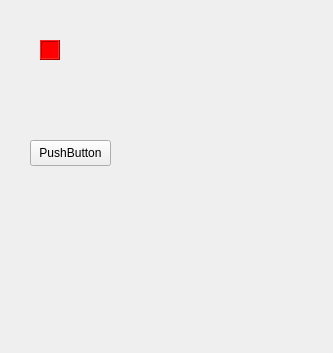
<?xml version="1.0" encoding="UTF-8"?>
<ui version="4.0">
 <class>MainWindow</class>
 <widget class="QMainWindow" name="MainWindow">
  <property name="geometry">
   <rect>
    <x>0</x>
    <y>0</y>
    <width>333</width>
    <height>353</height>
   </rect>
  </property>
  <property name="windowTitle">
   <string>MainWindow</string>
  </property>
  <widget class="QWidget" name="centralwidget">
   <widget class="QLabel" name="lblBlock">
    <property name="geometry">
     <rect>
      <x>40</x>
      <y>40</y>
      <width>20</width>
      <height>20</height>
     </rect>
    </property>
    <property name="styleSheet">
     <string notr="true">background-color: rgb(255, 0, 0);</string>
    </property>
    <property name="frameShape">
     <enum>QFrame::Shape::Box</enum>
    </property>
    <property name="frameShadow">
     <enum>QFrame::Shadow::Raised</enum>
    </property>
    <property name="text">
     <string/>
    </property>
   </widget>
   <widget class="myButton" name="pushButton">
    <property name="geometry">
     <rect>
      <x>30</x>
      <y>140</y>
      <width>81</width>
      <height>26</height>
     </rect>
    </property>
    <property name="text">
     <string>PushButton</string>
    </property>
   </widget>
   <zorder>pushButton</zorder>
   <zorder>lblBlock</zorder>
  </widget>
  <widget class="QMenuBar" name="menubar">
   <property name="geometry">
    <rect>
     <x>0</x>
     <y>0</y>
     <width>333</width>
     <height>33</height>
    </rect>
   </property>
  </widget>
 </widget>
 <customwidgets>
  <customwidget>
   <class>myButton</class>
   <extends>QPushButton</extends>
   <header>mybutton</header>
  </customwidget>
 </customwidgets>
 <resources/>
 <connections/>
</ui>
